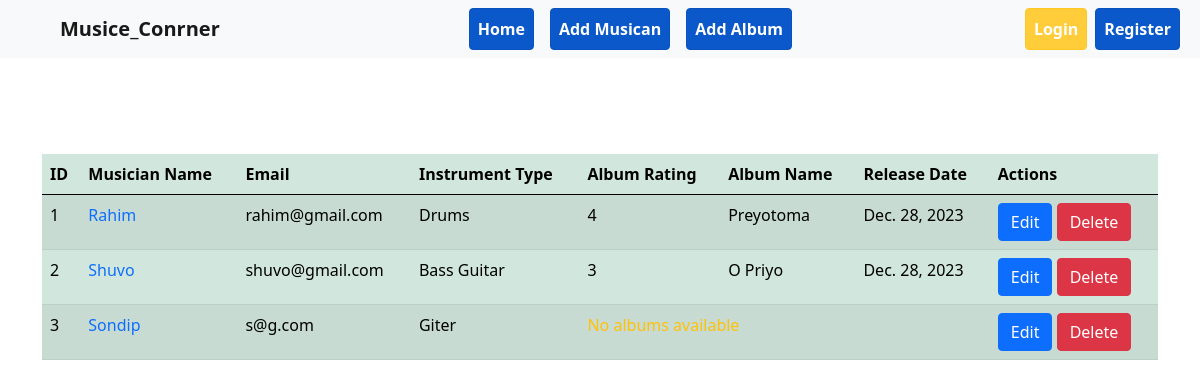
Before: / with the older database file.
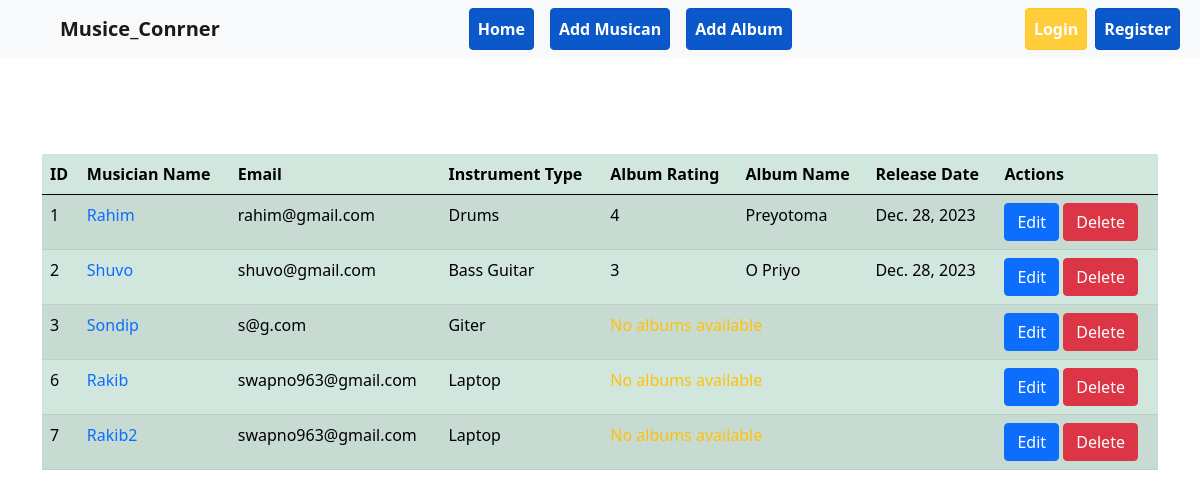
After: the same page with the newer database file.
### musician/models.py (models this page shows, shortened)
class MusicialModel(models.Model):
    first_name = models.CharField(max_length=100)
    last_name = models.CharField(max_length=100)
    email = models.EmailField()
    phone_num = models.CharField(max_length=12)
    instrument_type = models.CharField(max_length=100)

### album/models.py (models this page shows, shortened)
class AlbumModel(models.Model):
    album_name = models.CharField(max_length=100)
    musician = models.ForeignKey(MusicialModel, on_delete = models.CASCADE, related_name='album')
    release_date = models.DateField()
    rating =  models.CharField(max_length=12)

### Musicians_Directory/views.py (the view)
# urls.py: 2. Add a URL to urlpatterns:  path('', views.home, name='home')
def home(request):
    musician = MusicialModel.objects.all()
    return render(request, 'home.html',{'data':musician})

### templates/home.html
{% extends "base.html" %}
{% block content %}
    <div class="container mt-5 pt-5">
        <table class="table table-success table-striped">
            <thead>
              <tr>
                <th scope="col">ID</th>
                <th scope="col">Musician Name</th>
                <th scope="col">Email</th>
                <th scope="col">Instrument Type</th>
                <th scope="col">Album Rating</th>
                <th scope="col">Album Name</th>
                <th scope="col">Release Date</th>
                <th scope="col">Actions</th>
              </tr>
            </thead>
            <tbody>
              {% for dt in data %}
              <tr>
                  <td>{{ dt.id }}</td>
                  <td>
                      <a class='text-decoration-none' href="{% url 'edit_musician' dt.id %}">
                          {{ dt.first_name }}
                      </a>
                  </td>
                  <td>{{ dt.email }}</td>
                  <td>{{ dt.instrument_type }}</td>
                  {% if dt.album.all %}
                      {% for musi in dt.album.all %}
                          <td>{{ musi.rating }}</td>
                          <td>{{ musi.album_name }}</td>
                          <td>{{ musi.release_date }}</td>
                      {% endfor %}
                  {% else %}
                      <td class='text-warning' colspan="3">No albums available</td>
                  {% endif %}
                  <td>
                      <a href="{% url 'edit_album' dt.id %}" class="btn btn-primary">Edit</a>
                      <a href="{% url 'delete_album' dt.id %}" class="btn btn-danger">Delete</a>
                  </td>
              </tr>
          {% endfor %}
            </tbody>
          </table>
    </div>
{% endblock content %}

### templates/base.html (shortened to what this page needs)
<!doctype html>
<html lang="en">
  <head>
    <link href="https://cdn.jsdelivr.net/npm/bootstrap@5.0.2/dist/css/bootstrap.min.css" rel="stylesheet">
  </head>
  <body>
    <nav class="navbar navbar-expand-lg navbar-light bg-light">
        <div class="container-fluid">
          <a class="navbar-brand fw-bold ps-5" href="#">Musice_Conrner</a>
          <div class="collapse navbar-collapse" id="navbarSupportedContent">
            <ul class="navbar-nav m-auto mb-2 mb-lg-0">
              <li class="nav-item">
                <a class="nav-link active btn btn-primary fw-bold text-white mx-2" aria-current="page" href="{% url 'home'%}">Home</a>
              </li>
              <li class="nav-item">
                <a class="nav-link active btn btn-primary fw-bold text-white mx-2" aria-current="page" href="{% url 'add_musician'%}">Add Musican</a>
              </li>
              <li class="nav-item">
                <a class="nav-link active btn btn-primary fw-bold text-white mx-2" aria-current="page" href="{% url 'add_album'%}">Add Album</a>
              </li>
            </ul>
            <form class="d-flex">
               <ul class="navbar-nav me-auto mb-2 mb-lg-0">
              {% if request.user.is_authenticated %}
                <li class="nav-item">
                  <a class="nav-link active btn btn-primary fw-bold text-white" aria-current="page" href="{% url 'my_profile'%}">Profile</a>
                </li>
                <li class="nav-item">
                  <a class="nav-link active btn btn-danger fw-bold text-white mx-2" aria-current="page" href="{% url 'logout'%}">Logout</a>
                </li>
                {% else %}
                  <li class="nav-item">
                    <a class="nav-link active btn btn-warning fw-bold text-white" aria-current="page" href="{% url 'login'%}">Login</a>
                  </li>
                <li class="nav-item">
                  <a class="nav-link active btn btn-primary fw-bold text-white mx-2" aria-current="page" href="{% url 'register'%}">Register</a>
                </li>
              {% endif %}
            </ul>
            </form>
          </div>
        </div>
      </nav>
      {% block content %}{% endblock content %}
  </body>
</html>

Changed rows visible on the page:
added MusicialModel: id "6", first_name "Rakib", email "swapno963@gmail.com", instrument_type "Laptop", shows "No albums available"
added MusicialModel: id "7", first_name "Rakib2", email "swapno963@gmail.com", instrument_type "Laptop", shows "No albums available"
